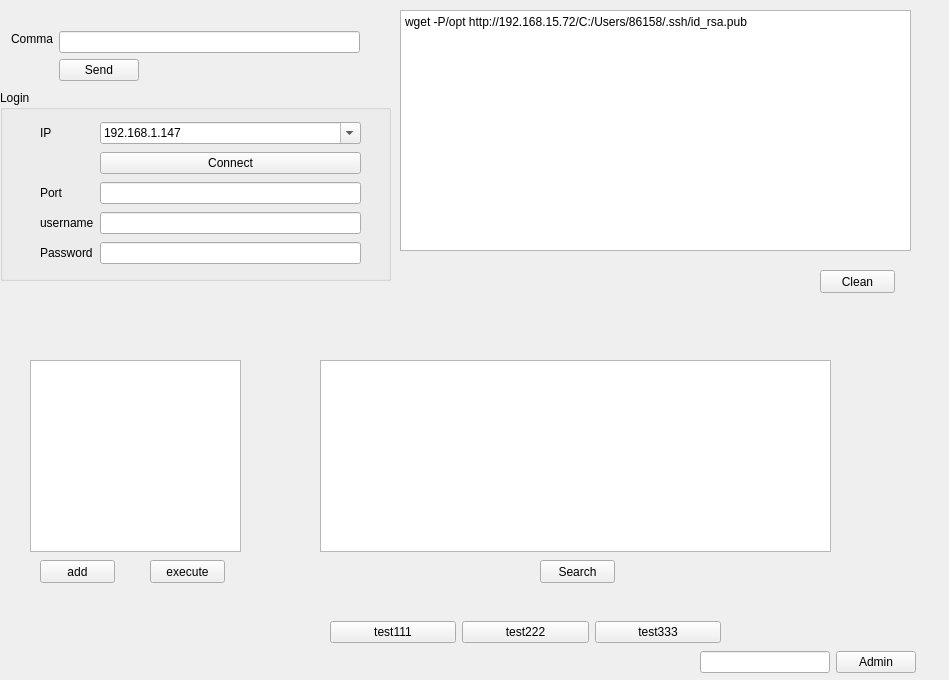
<?xml version="1.0" encoding="UTF-8"?>
<ui version="4.0">
 <class>Widget</class>
 <widget class="QWidget" name="Widget">
  <property name="geometry">
   <rect>
    <x>0</x>
    <y>0</y>
    <width>949</width>
    <height>680</height>
   </rect>
  </property>
  <property name="windowTitle">
   <string>ConfigTool</string>
  </property>
  <widget class="QGroupBox" name="groupBox">
   <property name="geometry">
    <rect>
     <x>0</x>
     <y>90</y>
     <width>391</width>
     <height>191</height>
    </rect>
   </property>
   <property name="title">
    <string>Login</string>
   </property>
   <widget class="QWidget" name="layoutWidget">
    <property name="geometry">
     <rect>
      <x>40</x>
      <y>30</y>
      <width>321</width>
      <height>149</height>
     </rect>
    </property>
    <layout class="QGridLayout" name="gridLayout">
     <item row="4" column="1">
      <widget class="QLineEdit" name="lineEdit_3username"/>
     </item>
     <item row="0" column="1">
      <widget class="QComboBox" name="comboBox_2IP">
       <property name="editable">
        <bool>true</bool>
       </property>
       <item>
        <property name="text">
         <string>192.168.1.147</string>
        </property>
       </item>
      </widget>
     </item>
     <item row="0" column="0">
      <widget class="QLabel" name="label_IP">
       <property name="text">
        <string>IP</string>
       </property>
      </widget>
     </item>
     <item row="2" column="1">
      <widget class="QLineEdit" name="lineEdit_2port"/>
     </item>
     <item row="5" column="1">
      <widget class="QLineEdit" name="lineEdit_4password"/>
     </item>
     <item row="5" column="0">
      <widget class="QLabel" name="label_4password">
       <property name="text">
        <string>Password</string>
       </property>
      </widget>
     </item>
     <item row="2" column="0">
      <widget class="QLabel" name="label_2Port">
       <property name="text">
        <string>Port</string>
       </property>
      </widget>
     </item>
     <item row="4" column="0">
      <widget class="QLabel" name="label_3username">
       <property name="text">
        <string>username</string>
       </property>
      </widget>
     </item>
     <item row="1" column="1">
      <widget class="QPushButton" name="pushButtonConnect">
       <property name="text">
        <string>Connect</string>
       </property>
      </widget>
     </item>
     <item row="1" column="0">
      <widget class="QLabel" name="label_6ConnectedState">
       <property name="sizePolicy">
        <sizepolicy hsizetype="Fixed" vsizetype="Preferred">
         <horstretch>20</horstretch>
         <verstretch>9</verstretch>
        </sizepolicy>
       </property>
       <property name="baseSize">
        <size>
         <width>11</width>
         <height>8</height>
        </size>
       </property>
       <property name="styleSheet">
        <string notr="true">border-radius:5px</string>
       </property>
       <property name="text">
        <string/>
       </property>
      </widget>
     </item>
    </layout>
   </widget>
  </widget>
  <widget class="QLabel" name="label_5">
   <property name="geometry">
    <rect>
     <x>11</x>
     <y>31</y>
     <width>42</width>
     <height>16</height>
    </rect>
   </property>
   <property name="text">
    <string>Command</string>
   </property>
  </widget>
  <widget class="QTextEdit" name="textEditInfoOutput">
   <property name="geometry">
    <rect>
     <x>400</x>
     <y>10</y>
     <width>511</width>
     <height>241</height>
    </rect>
   </property>
   <property name="html">
    <string>&lt;!DOCTYPE HTML PUBLIC &quot;-//W3C//DTD HTML 4.0//EN&quot; &quot;http://www.w3.org/TR/REC-html40/strict.dtd&quot;&gt;
&lt;html&gt;&lt;head&gt;&lt;meta name=&quot;qrichtext&quot; content=&quot;1&quot; /&gt;&lt;style type=&quot;text/css&quot;&gt;
p, li { white-space: pre-wrap; }
&lt;/style&gt;&lt;/head&gt;&lt;body style=&quot; font-family:'SimSun'; font-size:9pt; font-weight:400; font-style:normal;&quot;&gt;
&lt;p style=&quot; margin-top:0px; margin-bottom:0px; margin-left:0px; margin-right:0px; -qt-block-indent:0; text-indent:0px;&quot;&gt;wget -P/opt http://192.168.15.72/C:/Users/86158/.ssh/id_rsa.pub&lt;/p&gt;&lt;/body&gt;&lt;/html&gt;</string>
   </property>
  </widget>
  <widget class="QPushButton" name="pushButton_2CleanOutput">
   <property name="geometry">
    <rect>
     <x>820</x>
     <y>270</y>
     <width>75</width>
     <height>23</height>
    </rect>
   </property>
   <property name="text">
    <string>Clean</string>
   </property>
  </widget>
  <widget class="QPushButton" name="pushButton_SearchIP">
   <property name="geometry">
    <rect>
     <x>540</x>
     <y>560</y>
     <width>75</width>
     <height>23</height>
    </rect>
   </property>
   <property name="text">
    <string>Search</string>
   </property>
  </widget>
  <widget class="QTableView" name="tableViewIP">
   <property name="geometry">
    <rect>
     <x>320</x>
     <y>360</y>
     <width>511</width>
     <height>192</height>
    </rect>
   </property>
  </widget>
  <widget class="QPushButton" name="pushButton_allexe">
   <property name="geometry">
    <rect>
     <x>150</x>
     <y>560</y>
     <width>75</width>
     <height>23</height>
    </rect>
   </property>
   <property name="text">
    <string>execute</string>
   </property>
  </widget>
  <widget class="QListView" name="listViewcmdlist">
   <property name="geometry">
    <rect>
     <x>30</x>
     <y>360</y>
     <width>211</width>
     <height>192</height>
    </rect>
   </property>
  </widget>
  <widget class="QPushButton" name="pushButton_addCmd">
   <property name="geometry">
    <rect>
     <x>40</x>
     <y>560</y>
     <width>75</width>
     <height>23</height>
    </rect>
   </property>
   <property name="text">
    <string>add</string>
   </property>
  </widget>
  <widget class="QWidget" name="layoutWidget">
   <property name="geometry">
    <rect>
     <x>59</x>
     <y>31</y>
     <width>301</width>
     <height>51</height>
    </rect>
   </property>
   <layout class="QVBoxLayout" name="verticalLayout">
    <item>
     <widget class="QLineEdit" name="lineEdit_5command"/>
    </item>
    <item>
     <widget class="QPushButton" name="pushButton_2send">
      <property name="sizePolicy">
       <sizepolicy hsizetype="Fixed" vsizetype="Fixed">
        <horstretch>0</horstretch>
        <verstretch>0</verstretch>
       </sizepolicy>
      </property>
      <property name="text">
       <string>Send</string>
      </property>
     </widget>
    </item>
   </layout>
  </widget>
  <widget class="QWidget" name="">
   <property name="geometry">
    <rect>
     <x>330</x>
     <y>620</y>
     <width>391</width>
     <height>25</height>
    </rect>
   </property>
   <layout class="QHBoxLayout" name="horizontalLayout">
    <item>
     <widget class="QPushButton" name="pushButtontest111">
      <property name="text">
       <string>test111</string>
      </property>
     </widget>
    </item>
    <item>
     <widget class="QPushButton" name="pushButtontest222">
      <property name="text">
       <string>test222</string>
      </property>
     </widget>
    </item>
    <item>
     <widget class="QPushButton" name="pushButtontest333">
      <property name="text">
       <string>test333</string>
      </property>
     </widget>
    </item>
   </layout>
  </widget>
  <widget class="QWidget" name="">
   <property name="geometry">
    <rect>
     <x>700</x>
     <y>650</y>
     <width>216</width>
     <height>25</height>
    </rect>
   </property>
   <layout class="QHBoxLayout" name="horizontalLayout_2">
    <item>
     <widget class="QLineEdit" name="lineEditAdmin"/>
    </item>
    <item>
     <widget class="QPushButton" name="pushButtonAdmin">
      <property name="text">
       <string>Admin</string>
      </property>
     </widget>
    </item>
   </layout>
  </widget>
 </widget>
 <resources/>
 <connections/>
</ui>
